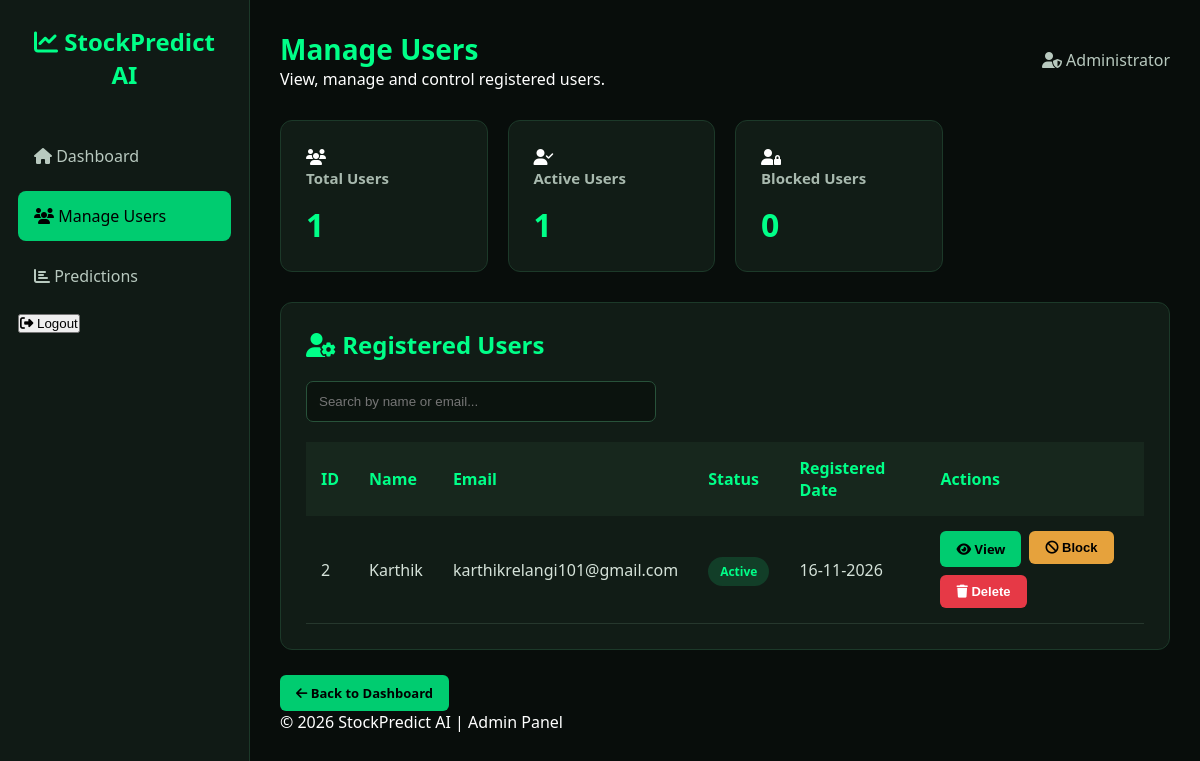
Page /admin/users (signed in) on the committed database.
### app.py (models this page shows)
class User(UserMixin, db.Model):
    __tablename__ = "users"
    id = db.Column(
        db.Integer,
        primary_key=True
    )
    name = db.Column(
        db.String(100),
        nullable=False
    )
    email = db.Column(
        db.String(150),
        unique=True,
        nullable=False,
        index=True
    )
    password_hash = db.Column(
        db.String(255),
        nullable=False
    )
    role = db.Column(
        db.String(20),
        default="user",
        nullable=False
    )
    is_blocked = db.Column(
        db.Boolean,
        default=False,
        nullable=False
    )
    created_at = db.Column(
        db.DateTime,
        default=lambda: datetime.now(timezone.utc),
        nullable=False
    )

### app.py (the view)
@app.route("/admin/users")
@admin_required
def manage_users():
    users = db.session.scalars(
        db.select(User)
        .where(
            User.role == "user"
        )
        .order_by(
            User.created_at.desc()
        )
    ).all()
    return render_template(
        "manage_users.html",
        users=users
    )

### app.py (called while the page is built, shortened)
@login_manager.user_loader
def load_user(user_id):
    try:
        return db.session.get(
            User,
            int(user_id)
        )
    except (ValueError, TypeError):
        return None

def admin_required(func):
    @wraps(func)
    @login_required
    def decorated_function(*args, **kwargs):
        if current_user.role != "admin":
            flash(
                "Admin access required.",
                "error"
            )
            return redirect(url_for("dashboard"))
        return func(*args, **kwargs)
    return decorated_function

@app.before_request
def check_blocked_account():
    if (
        current_user.is_authenticated
        and current_user.is_blocked
    ):
        logout_user()
        flash(
            "Your account has been blocked.",
            "error"
        )
        return redirect(url_for("login"))

### templates/manage_users.html (shortened to what this page needs)
<!DOCTYPE html>
<html lang="en">
<head>
    <link rel="stylesheet"
          href="{{ url_for('static', filename='css/admin.css') }}">
    <link rel="stylesheet"
          href="https://cdnjs.cloudflare.com/ajax/libs/font-awesome/6.5.0/css/all.min.css">
</head>
<body>
    <div class="sidebar">
        <h2>
            <i class="fas fa-chart-line"></i>
            StockPredict AI
        </h2>
        <a href="{{ url_for('admin_dashboard') }}">
            <i class="fas fa-home"></i>
            Dashboard
        </a>
        <a href="{{ url_for('manage_users') }}" class="active">
            <i class="fas fa-users"></i>
            Manage Users
        </a>
        <a href="{{ url_for('admin_prediction_history') }}">
            <i class="fas fa-chart-bar"></i>
            Predictions
        </a>
        <form action="{{ url_for('logout') }}" method="POST">
            <button type="submit" class="logout-btn">
                <i class="fas fa-sign-out-alt"></i>
                Logout
            </button>
        </form>
    </div>
    <div class="main-content">
        <div class="topbar">
            <div>
                <h1>Manage Users</h1>
                <p>
                    View, manage and control registered users.
                </p>
            </div>
            <div class="admin-info">
                <i class="fas fa-user-shield"></i>
                Administrator
            </div>
        </div>
        <div class="stats-container">
            <div class="stat-card">
                <div class="stat-icon">
                    <i class="fas fa-users"></i>
                </div>
                <h3>Total Users</h3>
                <h2>{{ users|length }}</h2>
            </div>
            <div class="stat-card">
                <div class="stat-icon">
                    <i class="fas fa-user-check"></i>
                </div>
                <h3>Active Users</h3>
                <h2>
                    {{ users|selectattr('is_blocked', 'equalto', false)|list|length }}
                </h2>
            </div>
            <div class="stat-card">
                <div class="stat-icon">
                    <i class="fas fa-user-lock"></i>
                </div>
                <h3>Blocked Users</h3>
                <h2>
                    {{ users|selectattr('is_blocked', 'equalto', true)|list|length }}
                </h2>
            </div>
        </div>
        <div class="content-box">
            <div class="section-header">
                <h2>
                    <i class="fas fa-user-cog"></i>
                    Registered Users
                </h2>
            </div>
            <input
                type="text"
                id="userSearch"
                class="search-box"
                placeholder="Search by name or email..."
            >
            <div class="table-container">
                <table id="usersTable">
                    <thead>
                        <tr>
                            <th>ID</th>
                            <th>Name</th>
                            <th>Email</th>
                            <th>Status</th>
                            <th>Registered Date</th>
                            <th>Actions</th>
                        </tr>
                    </thead>
                    <tbody>
                        {% for user in users %}
                        <tr>
                            <td>{{ user.id }}</td>
                            <td>{{ user.name }}</td>
                            <td>{{ user.email }}</td>
                            <td>
                                {% if user.is_blocked %}
                                    <span class="status blocked">
                                        Blocked
                                    </span>
                                {% else %}
                                    <span class="status active">
                                        Active
                                    </span>
                                {% endif %}
                            </td>
                            <td>
                                {{ user.created_at.strftime('%d-%m-%Y') }}
                            </td>
                            <td>
                                <div style="display:flex; gap:8px; flex-wrap:wrap;">
                                    <a
                                        href="{{ url_for('user_details', user_id=user.id) }}"
                                        class="btn btn-primary"
                                    >
                                        <i class="fas fa-eye"></i>
                                        View
                                    </a>
                                    <form
                                        action="{{ url_for('toggle_user', user_id=user.id) }}"
                                        method="POST"
                                        style="display:inline;"
                                        onsubmit="return confirm('Change this user status?');"
                                    >
                                        {% if user.is_blocked %}
                                            <button
                                                type="submit"
                                                class="btn btn-warning"
                                            >
                                                <i class="fas fa-unlock"></i>
                                                Unblock
                                            </button>
                                        {% else %}
                                            <button
                                                type="submit"
                                                class="btn btn-warning"
                                            >
                                                <i class="fas fa-ban"></i>
                                                Block
                                            </button>
                                        {% endif %}
                                    </form>
                                    <form
                                        action="{{ url_for('delete_user', user_id=user.id) }}"
                                        method="POST"
                                        style="display:inline;"
                                        onsubmit="return confirm('Are you sure you want to permanently delete this user and their prediction history?');"
                                    >
                                        <button
                                            type="submit"
                                            class="btn btn-danger"
                                        >
                                            <i class="fas fa-trash"></i>
                                            Delete
                                        </button>
                                    </form>
                                </div>
                            </td>
                        </tr>
                        {% else %}
                        <tr>
                            <td colspan="6" style="text-align:center;">
                                No registered users found.
                            </td>
                        </tr>
                        {% endfor %}
                    </tbody>
                </table>
            </div>
        </div>
        <div style="margin-top:25px;">
            <a href="{{ url_for('admin_dashboard') }}"
               class="btn btn-primary">
                <i class="fas fa-arrow-left"></i>
                Back to Dashboard
            </a>
        </div>
        <footer>
            <p>
                © 2026 StockPredict AI | Admin Panel
            </p>
        </footer>
    </div>
</body>
</html>

### static/css/admin.css (style rules this page uses)
* { margin: 0; padding: 0; box-sizing: border-box; }
body { font-family: 'Segoe UI', Arial, sans-serif; background: #080d0b; color: #ffffff; }
.sidebar { position: fixed; width: 250px; height: 100vh; background: #101a15; padding: 25px 18px; border-right: 1px solid #1c3929; }
.sidebar h2 { color: #00ff88; text-align: center; margin-bottom: 40px; font-size: 24px; }
.sidebar a { display: block; padding: 14px 16px; margin-bottom: 10px; color: #b8c9bf; text-decoration: none; border-radius: 8px; transition: 0.3s; }
.sidebar a:hover, .sidebar a.active { background: #00cc70; color: #000; }
.main-content { margin-left: 250px; padding: 30px; }
.topbar { display: flex; justify-content: space-between; align-items: center; margin-bottom: 30px; }
.topbar h1 { font-size: 28px; color: #00ff88; }
.admin-info { color: #b8c9bf; }
.stats-container { display: grid; grid-template-columns: repeat(4, 1fr); gap: 20px; margin-bottom: 30px; }
.stat-card { background: #111c16; padding: 25px; border-radius: 12px; border: 1px solid #1c3929; transition: 0.3s; }
.stat-card h3 { color: #a8b9ae; font-size: 15px; margin-bottom: 15px; }
.stat-card h2 { color: #00ff88; font-size: 32px; }
.content-box { background: #111c16; padding: 25px; border-radius: 12px; border: 1px solid #1c3929; margin-bottom: 25px; }
.content-box h2 { color: #00ff88; margin-bottom: 20px; }
.table-container { width: 100%; overflow-x: auto; }
table { width: 100%; border-collapse: collapse; min-width: 600px; }
table th { background: #17271d; color: #00ff88; padding: 15px; text-align: left; }
table td { padding: 15px; border-bottom: 1px solid #26372d; color: #d5e2d9; }
.btn { display: inline-block; padding: 9px 16px; border: none; border-radius: 6px; cursor: pointer; text-decoration: none; font-size: 13px; font-weight: 600; }
.btn-primary { background: #00cc70; color: #000; }
.btn-danger { background: #e63946; color: white; }
.btn-warning { background: #e6a23c; color: #000; }
.status { padding: 6px 12px; border-radius: 20px; font-size: 12px; font-weight: bold; }
.status.active { background: #123e28; color: #00ff88; }
.search-box { width: 100%; max-width: 350px; padding: 12px; background: #0b130e; border: 1px solid #28523a; border-radius: 7px; color: white; outline: none; margin-bottom: 20px; }
input, select, textarea { background: #0b130e; color: white; border: 1px solid #28523a; padding: 12px; border-radius: 6px; outline: none; }

### rows in the picture
User: id "2", name "Karthik", email "karthikrelangi101@gmail.com", is_blocked "Active", created_at "16-11-2026"

### other values in the picture
{{ users|length }} "1"
{{ users|selectattr('is_blocked', 'equalto', false)|list|length }} "1"
{{ users|selectattr('is_blocked', 'equalto', true)|list|length }} "0"
